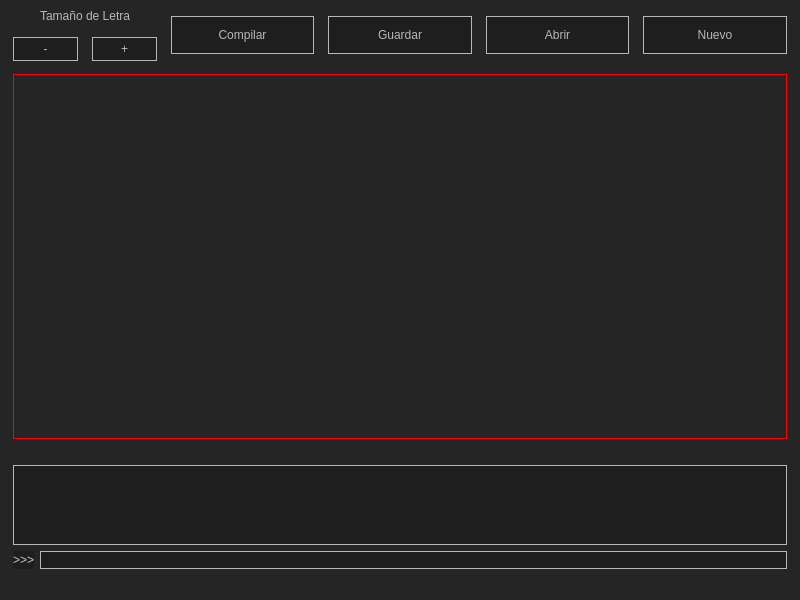
<?xml version="1.0" encoding="UTF-8"?>
<ui version="4.0">
 <class>main_window</class>
 <widget class="QMainWindow" name="main_window">
  <property name="geometry">
   <rect>
    <x>0</x>
    <y>0</y>
    <width>800</width>
    <height>600</height>
   </rect>
  </property>
  <property name="sizePolicy">
   <sizepolicy hsizetype="Preferred" vsizetype="Preferred">
    <horstretch>0</horstretch>
    <verstretch>0</verstretch>
   </sizepolicy>
  </property>
  <property name="windowTitle">
   <string>EC++ IDE</string>
  </property>
  <property name="styleSheet">
   <string notr="true">background-color: rgb(37, 37, 38);</string>
  </property>
  <property name="tabShape">
   <enum>QTabWidget::Rounded</enum>
  </property>
  <widget class="QWidget" name="central_widget">
   <layout class="QHBoxLayout" name="horizontalLayout">
    <item>
     <layout class="QVBoxLayout" name="mainLayout">
      <property name="spacing">
       <number>6</number>
      </property>
      <property name="leftMargin">
       <number>4</number>
      </property>
      <property name="rightMargin">
       <number>4</number>
      </property>
      <item>
       <layout class="QHBoxLayout" name="horizontalLayout_2">
        <property name="spacing">
         <number>14</number>
        </property>
        <property name="bottomMargin">
         <number>7</number>
        </property>
        <item>
         <layout class="QVBoxLayout" name="verticalLayout">
          <item>
           <widget class="QLabel" name="lbTamano">
            <property name="layoutDirection">
             <enum>Qt::LeftToRight</enum>
            </property>
            <property name="styleSheet">
             <string notr="true">
             #lbTamano {
             font: 10pt &quot;MS Reference Sans Serif&quot;;
             color: rgb(183, 183, 183);
             }
             </string>
            </property>
            <property name="text">
             <string>Tamaño de Letra</string>
            </property>
            <property name="alignment">
             <set>Qt::AlignCenter</set>
            </property>
           </widget>
          </item>
          <item>
           <layout class="QHBoxLayout" name="horizontalLayout_3">
            <item>
             <widget class="QPushButton" name="btnMenos">
              <property name="minimumSize">
               <size>
                <width>0</width>
                <height>24</height>
               </size>
              </property>
              <property name="styleSheet">
               <string notr="true">
               #btnMenos {
               border: 1px solid rgb(183,183, 183);
               background-color: rgb(30, 30, 30);
               font: 10pt &quot;MS Reference Sans Serif&quot;;
               color: rgb(183, 183, 183);
               }
               #btnMenos:hover {
               border: 1px solid rgb(9, 145, 229);
               background-color: rgb(9, 145, 229);
               font: 10pt &quot;MS Reference Sans Serif&quot;;
               color: rgb(255, 255, 255);
               }
               </string>
              </property>
              <property name="text">
               <string>-</string>
              </property>
             </widget>
            </item>
            <item>
             <widget class="QPushButton" name="btnMas">
              <property name="minimumSize">
               <size>
                <width>0</width>
                <height>24</height>
               </size>
              </property>
              <property name="styleSheet">
               <string notr="true">
               #btnMas {
               border: 1px solid rgb(183,183, 183);
               background-color: rgb(30, 30, 30);
               font: 10pt &quot;MS Reference Sans Serif&quot;;
               color: rgb(183, 183, 183);
               }
               #btnMas:hover {
               border: 1px solid rgb(9, 145, 229);
               background-color: rgb(9, 145, 229);
               font: 10pt &quot;MS Reference Sans Serif&quot;;
               color: rgb(255, 255, 255);
               }
               </string>
              </property>
              <property name="text">
               <string>+</string>
              </property>
             </widget>
            </item>
           </layout>
          </item>
         </layout>
        </item>
        <item>
         <widget class="QPushButton" name="btnCompilar">
          <property name="sizePolicy">
           <sizepolicy hsizetype="Minimum" vsizetype="Fixed">
            <horstretch>0</horstretch>
            <verstretch>0</verstretch>
           </sizepolicy>
          </property>
          <property name="minimumSize">
           <size>
            <width>0</width>
            <height>38</height>
           </size>
          </property>
          <property name="toolTip">
           <string>&lt;html&gt;&lt;head/&gt;&lt;body&gt;&lt;p&gt;&lt;span style=&quot; font-size:9pt;&quot;&gt;Ejecuta el programa&lt;/span&gt;&lt;/p&gt;&lt;/body&gt;&lt;/html&gt;</string>
          </property>
          <property name="whatsThis">
           <string>&lt;html&gt;&lt;head/&gt;&lt;body&gt;&lt;p align=&quot;center&quot;&gt;Hola&lt;/p&gt;&lt;/body&gt;&lt;/html&gt;</string>
          </property>
          <property name="styleSheet">
           <string notr="true">
           #btnCompilar {
           border: 1px solid  rgb(183,183, 183);
           background-color: rgb(30, 30, 30);
           font: 12pt &quot;MS Reference Sans Serif&quot;;
           color: rgb(183, 183, 183);
           }
           #btnCompilar:hover {
           border: 1px solid  rgb(9, 145, 229);
           background-color: rgb(9, 145, 229);
           font: 12pt &quot;MS Reference Sans Serif&quot;;
           color: rgb(255, 255, 255);
           }
           </string>
          </property>
          <property name="text">
           <string>Compilar</string>
          </property>
         </widget>
        </item>
        <item>
         <widget class="QPushButton" name="btnGuardar">
          <property name="minimumSize">
           <size>
            <width>0</width>
            <height>38</height>
           </size>
          </property>
          <property name="styleSheet">
           <string notr="true">
           #btnGuardar {
           border: 1px solid  rgb(183,183, 183);
           background-color: rgb(30, 30, 30);
           font: 12pt &quot;MS Reference Sans Serif&quot;;
           color: rgb(183, 183, 183);
           }
           #btnGuardar:hover {
           border: 1px solid  rgb(9, 145, 229);
           background-color: rgb(9, 145, 229);
           font: 12pt &quot;MS Reference Sans Serif&quot;;
           color: rgb(255, 255, 255);
           }
           </string>
          </property>
          <property name="text">
           <string>Guardar</string>
          </property>
         </widget>
        </item>
        <item>
         <widget class="QPushButton" name="btnAbrir">
          <property name="minimumSize">
           <size>
            <width>0</width>
            <height>38</height>
           </size>
          </property>
          <property name="styleSheet">
           <string notr="true">
           #btnAbrir {
           border: 1px solid  rgb(183,183, 183);
           background-color: rgb(30, 30, 30);
           font: 12pt &quot;MS Reference Sans Serif&quot;;
           color: rgb(183, 183, 183);
           }
           #btnAbrir:hover {
           border: 1px solid  rgb(9, 145, 229);
           background-color: rgb(9, 145, 229);
           font: 12pt &quot;MS Reference Sans Serif&quot;;
           color: rgb(255, 255, 255);
           }
           </string>
          </property>
          <property name="text">
           <string>Abrir</string>
          </property>
         </widget>
        </item>
        <item>
         <widget class="QPushButton" name="btnNuevo">
          <property name="sizePolicy">
           <sizepolicy hsizetype="Minimum" vsizetype="Fixed">
            <horstretch>0</horstretch>
            <verstretch>0</verstretch>
           </sizepolicy>
          </property>
          <property name="minimumSize">
           <size>
            <width>0</width>
            <height>38</height>
           </size>
          </property>
          <property name="toolTip">
           <string>&lt;html&gt;&lt;head/&gt;&lt;body&gt;&lt;p&gt;&lt;span style=&quot; font-size:9pt;&quot;&gt;Ejecuta el programa&lt;/span&gt;&lt;/p&gt;&lt;/body&gt;&lt;/html&gt;</string>
          </property>
          <property name="whatsThis">
           <string>&lt;html&gt;&lt;head/&gt;&lt;body&gt;&lt;p align=&quot;center&quot;&gt;Hola&lt;/p&gt;&lt;/body&gt;&lt;/html&gt;</string>
          </property>
          <property name="styleSheet">
           <string notr="true">
           #btnNuevo {
           border: 1px solid  rgb(183,183, 183);
           background-color: rgb(30, 30, 30);
           font: 12pt &quot;MS Reference Sans Serif&quot;;
           color: rgb(183, 183, 183);
           }
           #btnNuevo:hover {
           border: 1px solid  rgb(9, 145, 229);
           background-color: rgb(9, 145, 229);
           font: 12pt &quot;MS Reference Sans Serif&quot;;
           color: rgb(255, 255, 255);
           }
           </string>
          </property>
          <property name="text">
           <string>Nuevo</string>
          </property>
         </widget>
        </item>
       </layout>
      </item>
      <item>
       <widget class="QPlainTextEdit" name="txtCodigo">
        <property name="font">
         <font>
          <family>Consolas</family>
          <pointsize>10</pointsize>
         </font>
        </property>
        <property name="styleSheet">
         <string notr="true">
         #txtCodigo {
         border: 1px solid red;
         }
         </string>
        </property>
       </widget>
      </item>
      <item>
       <widget class="QLabel" name="lbEspacio">
        <property name="text">
         <string/>
        </property>
       </widget>
      </item>
      <item>
       <widget class="QPlainTextEdit" name="txtCmd">
        <property name="maximumSize">
         <size>
          <width>16777215</width>
          <height>80</height>
         </size>
        </property>
        <property name="styleSheet">
         <string notr="true">
         #txtCmd {
         border: 1px solid rgb(183,183, 183);
         background-color: rgb(30, 30, 30);
         font: 9pt &quot;Consolas&quot;;
         color: rgb(183,183, 183);
         }
         </string>
        </property>
        <property name="readOnly">
         <bool>true</bool>
        </property>
       </widget>
      </item>
      <item>
       <layout class="QHBoxLayout" name="horizontalLayout_4">
        <item>
         <widget class="QLabel" name="lbInput">
          <property name="styleSheet">
           <string notr="true">
           #lbInput {
           background-color: rgb(30, 30, 30);
           font: 10pt &quot;Consolas&quot;;
           color: rgb(200,200,200);
           }
           </string>
          </property>
          <property name="text">
           <string>&gt;&gt;&gt;</string>
          </property>
         </widget>
        </item>
        <item>
         <widget class="QLineEdit" name="lnInput">
          <property name="styleSheet">
           <string notr="true">
           #lnInput {
           border: 1px solid rgb(183,183, 183);
           background-color: rgb(30, 30, 30);
           font: 9pt &quot;Consolas&quot;;
           color: rgb(200,200,200);
           }
           </string>
          </property>
          <property name="frame">
           <bool>true</bool>
          </property>
         </widget>
        </item>
       </layout>
      </item>
     </layout>
    </item>
   </layout>
  </widget>
  <widget class="QMenuBar" name="menu_bar">
   <property name="geometry">
    <rect>
     <x>0</x>
     <y>0</y>
     <width>800</width>
     <height>21</height>
    </rect>
   </property>
  </widget>
  <widget class="QStatusBar" name="status_bar"/>
 </widget>
 <resources/>
 <connections/>
</ui>
